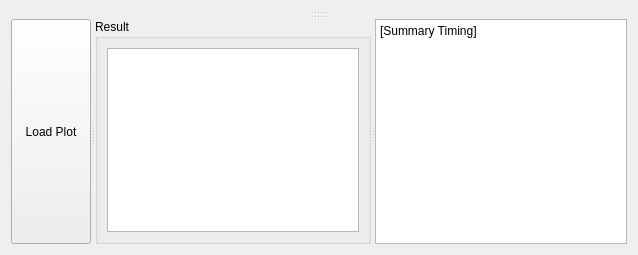
            <widget class="QWidget" name="tab_10">
             <attribute name="title">
              <string>Timing </string>
             </attribute>
             <layout class="QVBoxLayout" name="verticalLayout_21">
              <item>
               <widget class="QSplitter" name="splitter_26">
                <property name="orientation">
                 <enum>Qt::Vertical</enum>
                </property>
                <widget class="QSplitter" name="splitter_20">
                 <property name="orientation">
                  <enum>Qt::Vertical</enum>
                 </property>
                 <widget class="QWidget" name="simulation_latency_widget" native="true"/>
                 <widget class="QWidget" name="simulation_timing_widget" native="true"/>
                </widget>
                <widget class="QSplitter" name="splitter_25">
                 <property name="orientation">
                  <enum>Qt::Horizontal</enum>
                 </property>
                 <widget class="QPushButton" name="btn_simulation_plot">
                  <property name="text">
                   <string>Load Plot</string>
                  </property>
                 </widget>
                 <widget class="QGroupBox" name="groupBox_13">
                  <property name="title">
                   <string>Result</string>
                  </property>
                  <layout class="QVBoxLayout" name="verticalLayout_20">
                   <item>
                    <widget class="QTableWidget" name="tbl_simulation_workload"/>
                   </item>
                  </layout>
                 </widget>
                 <widget class="QPlainTextEdit" name="simulation_summary_timing_">
                  <property name="maximumSize">
                   <size>
                    <width>16777215</width>
                    <height>300</height>
                   </size>
                  </property>
                  <property name="plainText">
                   <string>[Summary Timing]</string>
                  </property>
                 </widget>
                </widget>
               </widget>
              </item>
             </layout>
            </widget>
